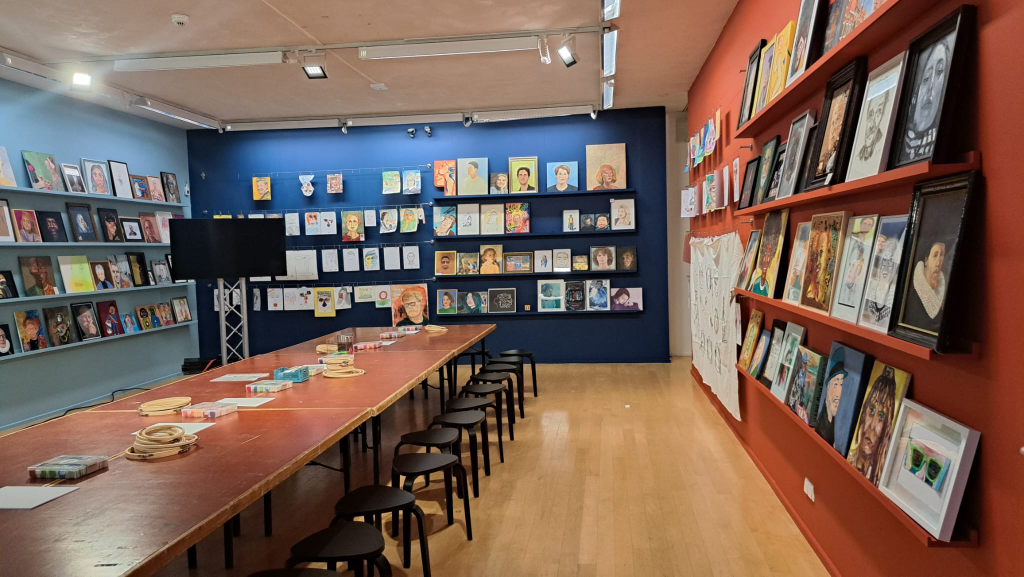
#> input picture mijn_kunsd/project_segments/frans_hals_fotos/franshals1.jpeg, 2048 x 1153 px (shown at 1/2 size)
$ python -i chordinates.py   (imports and definitions only)
#> lines starting #> are read from the running program, lines starting #| are printed output that depends on the picture
"""Chordinates: een portret van alleen rechte lijnen, om zelf na te tekenen met een liniaal.

Rond een cirkel staan genummerde punten. Het algoritme kiest een paar honderd lijnen van punt naar
punt. Trek je die met een liniaal en een fineliner, dan verschijnt langzaam de foto: waar veel lijnen
elkaar kruisen wordt het donker. Het idee komt van string art (draad om spijkers), maar dan met pen.

Hoe het werkt (licht genoeg voor de Render free plan):
1. De foto wordt een klein vierkant (WORK_SIZE pixels): hoe donker moet elk plekje worden. Randen
   (ogen, haar, baard) worden iets aangezet, anders verdwijnen ze tussen de lange lijnen.
2. Elke mogelijke lijn tussen twee punten krijgt een score: hoe donker het gemiddeld nog moet worden
   langs die lijn. De beste lijn wordt "getekend": langs die lijn wordt het nog-te-tekenen-donker minder.
3. Dat herhalen we tot er n_lines lijnen zijn. Bij meer lijnen telt elke lijn iets minder zwaar,
   zodat de lijnen zich over het hele plaatje verdelen: meer lijnen = meer diepte en detail.
   De scores bijwerken gaat snel met een ijle matrix (welke lijn loopt over welke pixel).
4. Het resultaat is óf een voorbeeld van de getekende lijnen, óf het tekenvel van twee bladen:
   blad 1 de cirkel met genummerde punten (zo groot mogelijk, om op te tekenen), blad 2 per punt de
   lijnen die daar beginnen, met je foto en het "antwoord" (het voorbeeld) klein erbij.

Nodig: numpy, scipy en Pillow.
"""

import math

import numpy as np
from PIL import Image, ImageDraw
from scipy import ndimage, sparse

from src.helper_functions.drawing import LINE_COLOR, NUMBER_COLOR, get_font

# Aantal punten rond de cirkel. Bij een cirkel van 18 cm liggen ze bijna 4 mm uit elkaar: genoeg
# ruimte voor een nummer bij elk punt, en genoeg richtingen voor een herkenbaar silhouet.
N_PINS = 150

# Het rekenwerk gebeurt op een vierkant van zoveel pixels
WORK_SIZE = 200

# Steekproefpunten langs elke lijn (voor de score)
SAMPLES = 120

# Dikte van een getekende lijn, als deel van de middellijn: een fineliner van 0,3 mm op een cirkel
# van 19 cm. Dat bepaalt hoeveel donker één lijn "oplevert".
PEN_WIDTH = 0.3 / 190

# Lijnen tussen punten die dichter bij elkaar liggen zijn te kort om iets te doen
MIN_PIN_GAP = 8

# Randen aanzetten (hoeveel van het verschil met een vervaagde versie erbij komt)
EDGE_BOOST = 2.0

# Lichte delen (de achtergrond) krijgen een kleine straf, zodat lijnen er liever omheen gaan
BACKGROUND_PENALTY = 0.05

# Tot zoveel lijnen telt elke lijn als een volle penstreek. Bij meer lijnen telt elke lijn naar
# verhouding minder, anders zijn de donkere delen na ongeveer zoveel lijnen "af" en voegen extra
# lijnen niets meer toe.
FULL_INK_LINES = 360

# De naam op het tekenvel
TOOL_NAME = "Chordinates"

# Het tekenvel: A4 bij 300 dpi
A4_SIZE = (2480, 3508)

# Witte rand om het tekenvel: 5 mm, zo smal als de meeste printers aankunnen. Het tekenvel wordt
# zonder extra marge geprint (zie js/jouw_kunst.js), dus deze rand is de enige.
PAGE_MARGIN = round(A4_SIZE[0] * 5 / 210)

PAPER_COLOR = (255, 255, 255)
INK_COLOR = (25, 25, 30)


def image_to_chordinates(img, n_lines=600, contrast=1.2, template=False, output_size=2400):
    """Maak een portret van rechte lijnen tussen punten op een cirkel.

    Args:
        img: PIL Image. Het midden (een vierkant) wordt gebruikt.
        n_lines: aantal lijnen. Meer = meer diepte en detail, maar ook meer tekenwerk.
        contrast: groter dan 1 maakt lichte delen lichter (minder lijnen in de achtergrond).
        template: False = voorbeeld van hoe het eruitziet als het af is (één afbeelding),
            True = het tekenvel: een lijst van twee A4-bladen (zie _draw_circle_page en _draw_list_page).
        output_size: breedte van het voorbeeld in pixels.

    Returns:
        PIL Image (RGB), of bij template=True een lijst van twee PIL Images.
    """
    target = _target_darkness(img, contrast)
    lines = find_lines(target, int(n_lines))

    if template:
        return [_draw_circle_page(), _draw_list_page(lines, _center_square(img.convert("RGB")))]

    return _draw_preview(lines, output_size)


def find_lines(target, n_lines, n_pins=N_PINS):
    """De gekozen lijnen als lijst (punt a, punt b), met punten genummerd vanaf 0 en a < b."""
    size = target.shape[0]
    pins = _pin_positions(n_pins, size)

    # Alle mogelijke lijnen, behalve heel korte
    starts, ends = np.triu_indices(n_pins, 1)
    gap = np.minimum(ends - starts, n_pins - (ends - starts))
    starts, ends = starts[gap >= MIN_PIN_GAP], ends[gap >= MIN_PIN_GAP]

    # Voor elke lijn de pixels van de steekproefpunten
    t = np.linspace(0.0, 1.0, SAMPLES)[None, :]
    xs = np.rint(pins[starts, 0:1] + (pins[ends, 0:1] - pins[starts, 0:1]) * t).astype(np.int32)
    ys = np.rint(pins[starts, 1:2] + (pins[ends, 1:2] - pins[starts, 1:2]) * t).astype(np.int32)
    pixel_ids = ys * size + xs

    # Ijle matrix: hoe vaak elke lijn (kolom) over elke pixel (rij) komt
    line_ids = np.repeat(np.arange(len(starts)), SAMPLES)
    crossings = sparse.csr_matrix(
        (np.ones(line_ids.size, dtype=np.float32), (pixel_ids.ravel(), line_ids)),
        shape=(size * size, len(starts)),
    )

    remaining = target.astype(np.float32).ravel()
    scores = remaining[pixel_ids].sum(axis=1)
    ink = PEN_WIDTH * size * min(1.0, FULL_INK_LINES / max(1, n_lines))
    chosen = []

    for _ in range(min(n_lines, len(starts))):
        best = int(np.argmax(scores))

        chosen.append((int(starts[best]), int(ends[best])))
        scores[best] = -np.inf

        # "Tekenen": elk pixel onder de lijn wordt minder donker, en de scores van alle lijnen
        # over die pixels gaan omlaag
        pixels = np.unique(pixel_ids[best])
        remaining[pixels] -= ink
        scores -= ink * np.asarray(crossings[pixels].sum(axis=0)).ravel()

    return chosen


def _target_darkness(img, contrast):
    """Een vierkant: 1 = zo donker als kan, 0 = wit laten. Buiten de cirkel heel negatief."""
    img = _center_square(img.convert("L")).resize((WORK_SIZE, WORK_SIZE), Image.LANCZOS)

    gray = np.asarray(img, dtype=np.float32) / 255.0

    # Contrast oprekken: het donkerste en lichtste procent van de foto worden zwart en wit
    low, high = np.percentile(gray, [1, 99])
    gray = np.clip((gray - low) / max(high - low, 1e-3), 0, 1)

    darkness = (1.0 - gray) ** max(0.3, float(contrast))

    # Randen aanzetten: ogen, wenkbrauwen en de rand van het haar tellen zwaarder
    blurred = ndimage.gaussian_filter(darkness, sigma=WORK_SIZE / 25, mode="nearest")
    darkness = np.clip(darkness + EDGE_BOOST * (darkness - blurred), 0, 1)

    target = darkness - BACKGROUND_PENALTY

    # Buiten de cirkel komen geen lijnen (lijnen tussen punten op de cirkel komen daar ook nooit,
    # maar door afronden kan een steekproefpunt er net buiten vallen)
    yy, xx = np.mgrid[0:WORK_SIZE, 0:WORK_SIZE]
    center = (WORK_SIZE - 1) / 2
    target[(xx - center) ** 2 + (yy - center) ** 2 > (center + 0.5) ** 2] = 0

    return target


def _center_square(img):
    """Het grootste vierkant uit het midden van de foto: daar komt de cirkel."""
    side = min(img.size)
    left = (img.width - side) // 2
    top = (img.height - side) // 2

    return img.crop((left, top, left + side, top + side))


def _pin_positions(n_pins, size):
    """De punten op de cirkel, als (x, y) in pixels. Punt 0 staat bovenaan, daarna met de klok mee."""
    center = (size - 1) / 2
    radius = center
    angles = -math.pi / 2 + 2 * math.pi * np.arange(n_pins) / n_pins

    return np.stack([center + radius * np.cos(angles), center + radius * np.sin(angles)], axis=1)


# ---------------------------------------------------------------------------
# Tekenen
# ---------------------------------------------------------------------------

# Het voorbeeld wordt op dubbele grootte getekend en dan verkleind: dat geeft gladde lijnen.
SUPERSAMPLE = 2


def _draw_preview(lines, output_size):
    """Zo ziet het eruit als alle lijnen getekend zijn."""
    size = output_size * SUPERSAMPLE
    margin = round(size * 0.03)
    diameter = size - 2 * margin
    pins = _pin_positions(N_PINS, diameter) + margin

    image = Image.new("RGB", (size, size), PAPER_COLOR)
    draw = ImageDraw.Draw(image)

    line_width = max(1, round(PEN_WIDTH * diameter))

    for a, b in lines:
        draw.line((tuple(pins[a]), tuple(pins[b])), fill=INK_COLOR, width=line_width)

    # De punten heel licht, zodat je ziet waar ze zaten
    dot = max(1, round(size * 0.0015))

    for x, y in pins:
        draw.ellipse((x - dot, y - dot, x + dot, y + dot), fill=(200, 200, 200))

    return image.resize((output_size, output_size), Image.LANCZOS)


# [172 lines left out: functions _draw_pin, _draw_circle_page, _draw_list_page, not called in this run]

>>> from PIL import Image
>>> picture = Image.open('../mijn_kunsd/project_segments/frans_hals_fotos/franshals1.jpeg')
#> picture is the input picture: PIL image 2048x1153 RGB; mean R, G, B 121.2, 97.9, 86.4
>>> result = image_to_chordinates(picture)
#> in _target_darkness, `img = _center_square(img.convert("L")).resize((WORK_SIZE, WORK_SIZE), ..`:
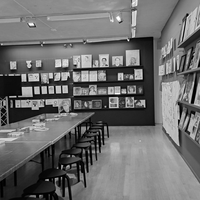
#> img: PIL image 200x200 L; min 0, max 255, mean 109.3
#> in _target_darkness, `low, high = np.percentile(gray, [1, 99])`: low = 0.00392; high = 0.808
#> in _target_darkness, `gray = np.clip((gray - low) / max(high - low, 1e-3), 0, 1)`:
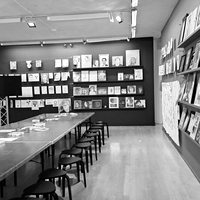
#> gray: shape (200, 200) float32; min 0, max 1, mean 0.528
#> in _target_darkness, `darkness = (1.0 - gray) ** max(0.3, float(contrast))`:
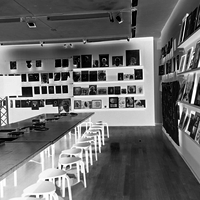
#> darkness: shape (200, 200) float32; min 0, max 1, mean 0.422
#> in _target_darkness, `blurred = ndimage.gaussian_filter(darkness, sigma=WORK_SIZE / 25, mode..`:
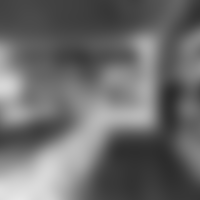
#> blurred: shape (200, 200) float32; min 0.175, max 0.906, mean 0.422
#> in _target_darkness, `darkness = np.clip(darkness + EDGE_BOOST * (darkness - blurred), 0, 1)`:
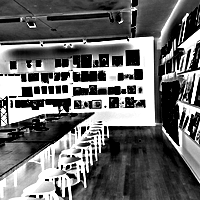
#> darkness: shape (200, 200) float32; min 0, max 1, mean 0.418
#> in _target_darkness, `target[(xx - center) ** 2 + (yy - center) ** 2 > (center + 0.5) ** 2] ..`:
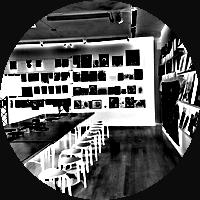
#> target: shape (200, 200) float32; min -0.05, max 0.95, mean 0.289; drawn with min black and max white
#> in find_lines, `scores = remaining[pixel_ids].sum(axis=1)`: scores = 10125 values, max 100.8 at index 9532, min 6.51 at index 2772, mean 42.79
#> the loop in find_lines, `for _ in range(min(n_lines, len(starts))):` made 600 passes
#> best on passes 1 to 3: 9532, 4205, 4032
#> after the loop in find_lines, `for _ in range(min(n_lines, len(starts))):`: chosen = 600 pairs, first value 0 to 131, second value 13 to 149
#> in image_to_chordinates, `lines = find_lines(target, int(n_lines))`: lines has the same summary as chosen in find_lines
#> in _draw_preview, `image = Image.new("RGB", (size, size), PAPER_COLOR)`: image: PIL image 4800x4800 RGB; every value is 255
#> the loop in _draw_preview, `for a, b in lines:` made 600 passes
#> (a, b) on passes 1 to 3: (108, 118), (33, 116), (32, 52)
#> in _draw_preview, `return image.resize((output_size, output_size), Image.LANCZOS)`:
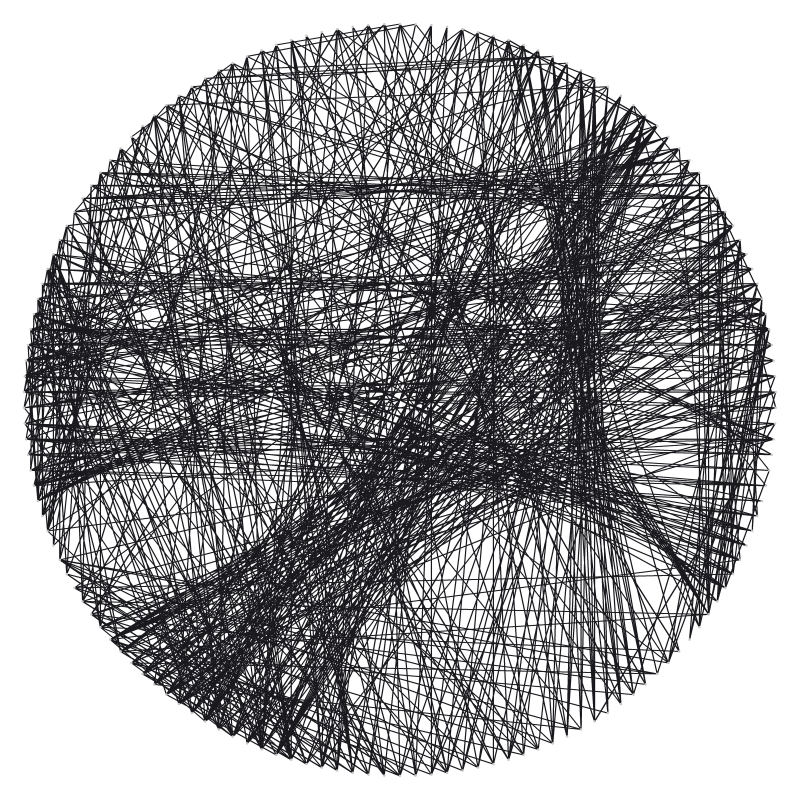
#> returned value: PIL image 2400x2400 RGB (shown at 1/3 size); mean R, G, B 159.6, 159.6, 161.7

$ run again, on mijn_kunsd/project_segments/frans_hals_fotos/franshals2.jpeg
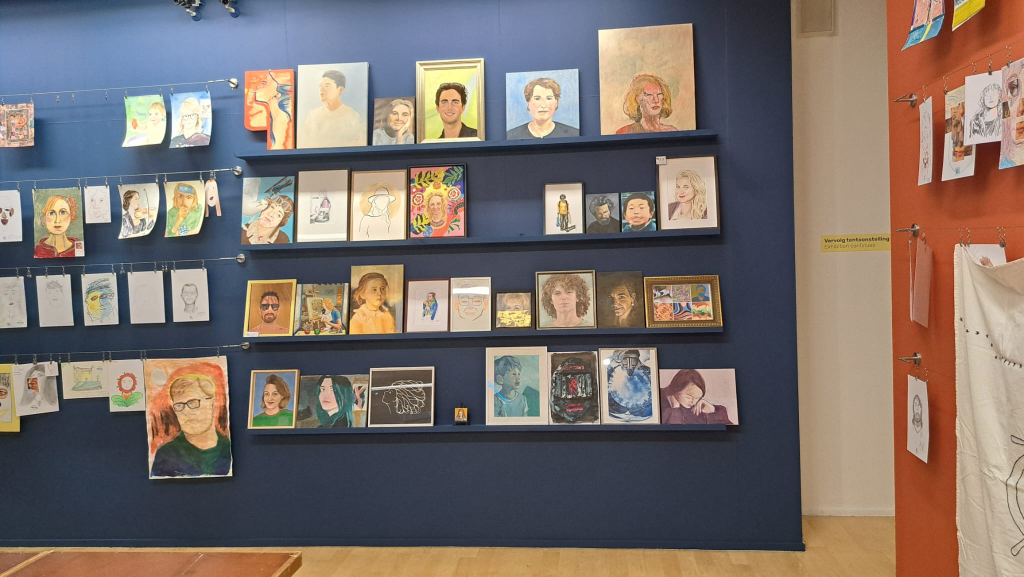
#> input picture mijn_kunsd/project_segments/frans_hals_fotos/franshals2.jpeg, 2048 x 1153 px (shown at 1/2 size)
#> picture is the input picture: PIL image 2048x1153 RGB; mean R, G, B 122.9, 111.7, 106.4
#> low = 0.122; high = 0.937
#> in _target_darkness, `target[(xx - center) ** 2 + (yy - center) ** 2 > (center + 0.5) ** 2] ..`:
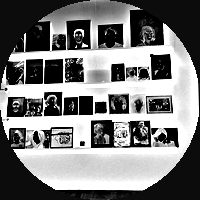
#> target: shape (200, 200) float32; min -0.05, max 0.95, mean 0.436; drawn with min black and max white
#> scores = 10125 values, max 114 at index 3575, min -4.48 at index 7210, mean 67.17
#> the loop in find_lines, `for _ in range(min(n_lines, len(starts))):` made 600 passes
#> best on passes 1 to 3: 3575, 6821, 3462
#> after the loop in find_lines, `for _ in range(min(n_lines, len(starts))):`: chosen = 600 pairs, first value 0 to 134, second value 10 to 149
#> lines has the same summary as chosen in find_lines
#> image: PIL image 4800x4800 RGB; every value is 255
#> the loop in _draw_preview, `for a, b in lines:` made 600 passes
#> (a, b) on passes 1 to 3: (28, 41), (61, 86), (27, 42)
#> in _draw_preview, `return image.resize((output_size, output_size), Image.LANCZOS)`:
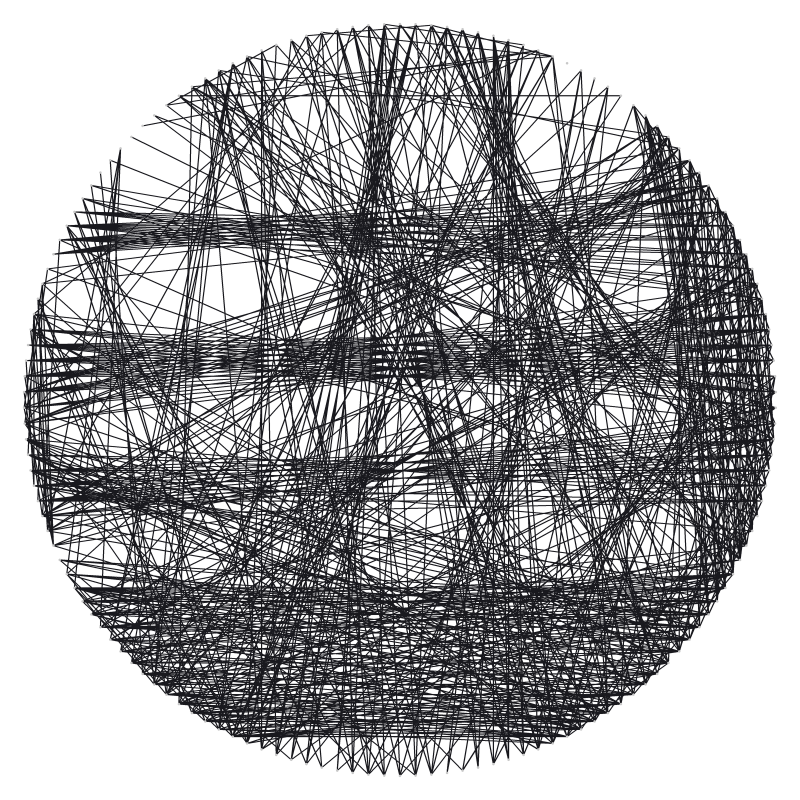
#> returned value: PIL image 2400x2400 RGB (shown at 1/3 size); mean R, G, B 164, 164, 166

$ run again, on mijn_kunsd/project_segments/frans_hals_fotos/franshals3.jpeg
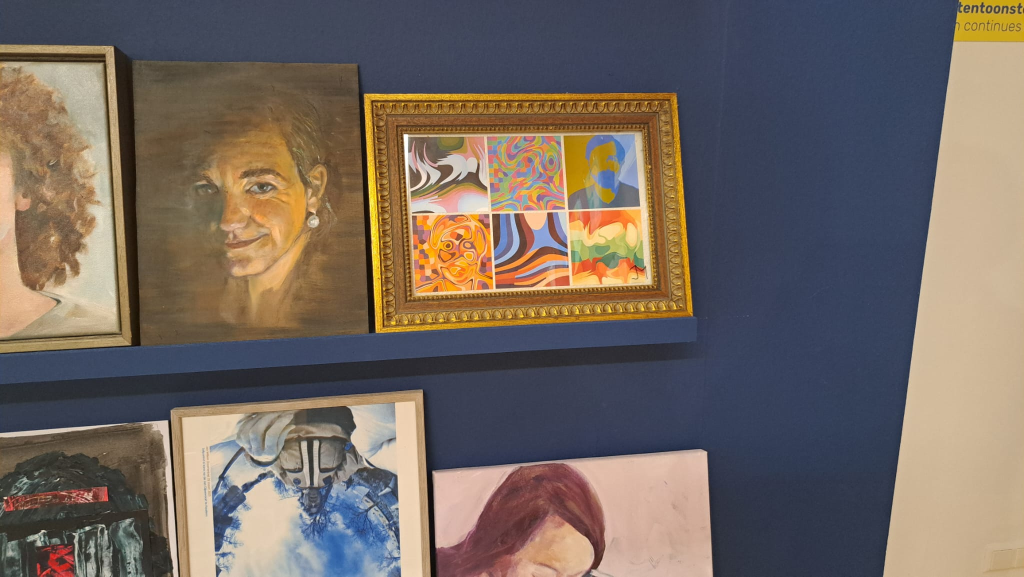
#> input picture mijn_kunsd/project_segments/frans_hals_fotos/franshals3.jpeg, 2048 x 1153 px (shown at 1/2 size)
#> picture is the input picture: PIL image 2048x1153 RGB; mean R, G, B 117, 105, 96.9
#> low = 0.165; high = 0.847
#> in _target_darkness, `target[(xx - center) ** 2 + (yy - center) ** 2 > (center + 0.5) ** 2] ..`:
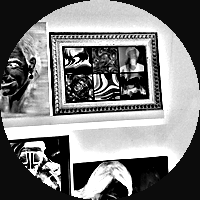
#> target: shape (200, 200) float32; min -0.05, max 0.95, mean 0.441; drawn with min black and max white
#> scores = 10125 values, max 110.7 at index 5130, min 0.774 at index 6472, mean 68.43
#> the loop in find_lines, `for _ in range(min(n_lines, len(starts))):` made 600 passes
#> best on passes 1 to 3: 5130, 2603, 2030
#> after the loop in find_lines, `for _ in range(min(n_lines, len(starts))):`: chosen = 600 pairs, first value 0 to 137, second value 8 to 149
#> lines has the same summary as chosen in find_lines
#> image: PIL image 4800x4800 RGB; every value is 255
#> the loop in _draw_preview, `for a, b in lines:` made 600 passes
#> (a, b) on passes 1 to 3: (42, 105), (19, 131), (15, 56)
#> in _draw_preview, `return image.resize((output_size, output_size), Image.LANCZOS)`:
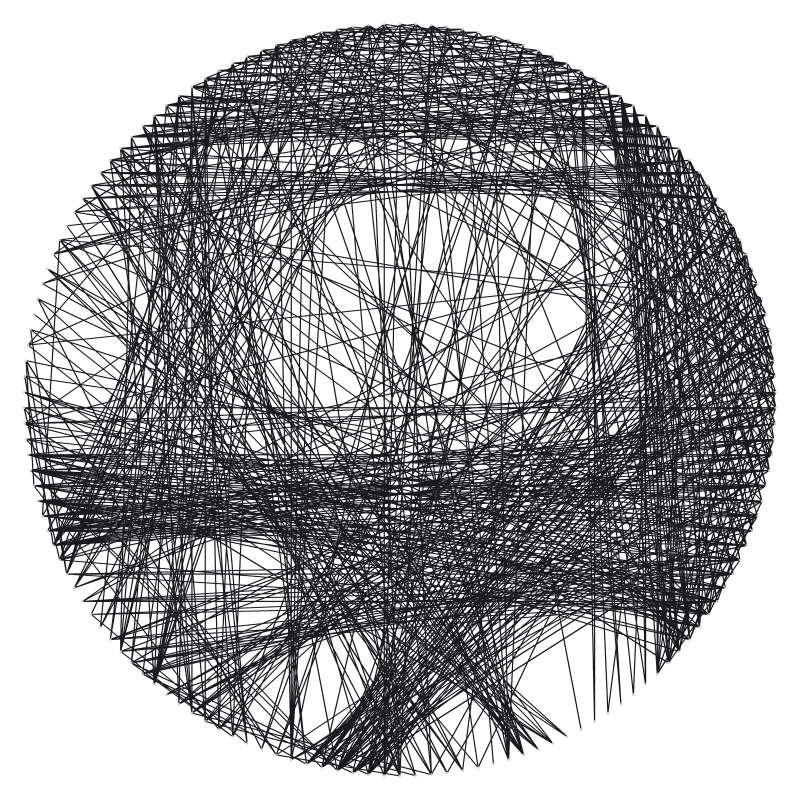
#> returned value: PIL image 2400x2400 RGB (shown at 1/3 size); mean R, G, B 165.2, 165.2, 167.2

$ run again, on mijn_kunsd/project_segments/frans_hals_fotos/franshals4.jpeg
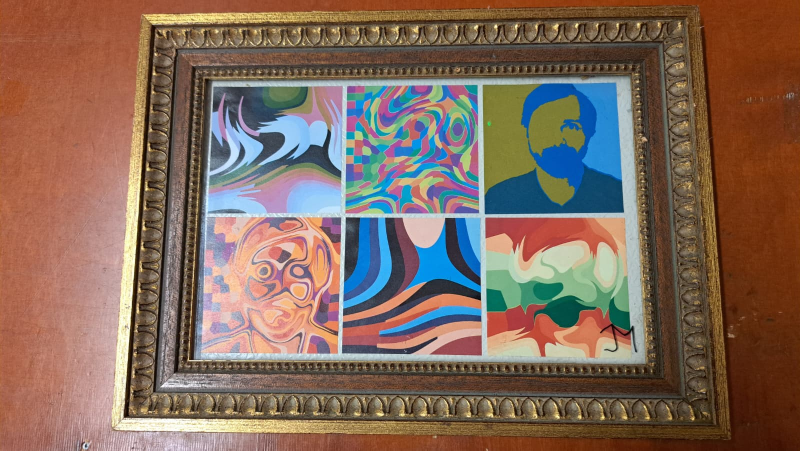
#> input picture mijn_kunsd/project_segments/frans_hals_fotos/franshals4.jpeg, 1600 x 901 px (shown at 1/2 size)
#> picture is the input picture: PIL image 1600x901 RGB; mean R, G, B 130.3, 105.7, 91.6
#> low = 0.145; high = 0.855
#> scores = 10125 values, max 114 at index 9501, min -6 at index 2844, mean 55.04
#> the loop in find_lines, `for _ in range(min(n_lines, len(starts))):` made 600 passes
#> best on passes 1 to 3: 9501, 2480, 1468
#> after the loop in find_lines, `for _ in range(min(n_lines, len(starts))):`: chosen = 600 pairs, first value 0 to 131, second value 18 to 149
#> lines has the same summary as chosen in find_lines
#> image: PIL image 4800x4800 RGB; every value is 255
#> the loop in _draw_preview, `for a, b in lines:` made 600 passes
#> (a, b) on passes 1 to 3: (107, 121), (18, 131), (10, 139)
#> in _draw_preview, `return image.resize((output_size, output_size), Image.LANCZOS)`:
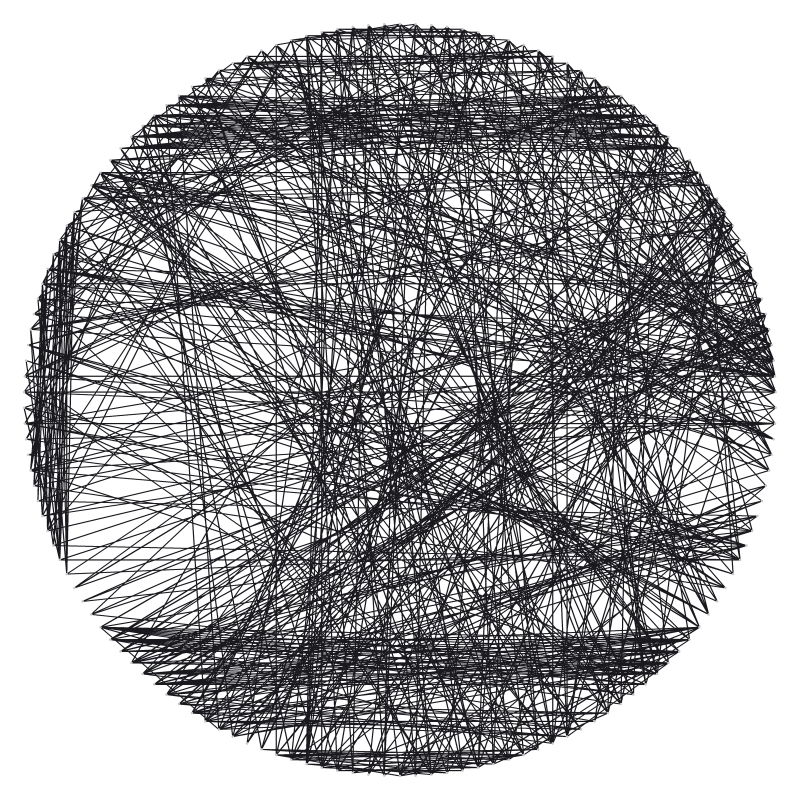
#> returned value: PIL image 2400x2400 RGB (shown at 1/3 size); mean R, G, B 164.3, 164.3, 166.3
